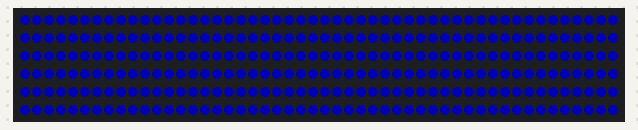
The sketch below on a simulated Arduino Uno, built with avr-gcc and run on an emulated ATmega328P. On the bench: 300 RGB LEDs in strip order, left to right, continuing on the next row. Dim RGB values are drawn brighter than linear; random numbers use the default seed unless the sketch sets one.

Above: at 0.1 s.

The sketch:

combination.ino
```cpp
#include <Adafruit_NeoPixel.h>

#define PIN 6 // the Data Pin for the strip.
#define NUMPIXELS 300 // how many pixels are on the strip

Adafruit_NeoPixel strip1 = Adafruit_NeoPixel(NUMPIXELS, PIN, NEO_GRB + NEO_KHZ800);

int incoming;

void setup() {
  // put your setup code here, to run once:
  strip1.begin();
  strip1.show();
  Serial.begin(115200);

}

void loop() {
  if (Serial.available() > 0) {
    incoming = Serial.read(); // reads the next thing sent on the serial line.
    if (incoming == 'a') {
      Serial.println ("Auto Enabled!");
    }
  }
  for(int b = 0; b < 4; b++){
blink(0,0,64,500);
}
easter(50,79,100);
  for(int b = 0; b < 4; b++){
ripple(0,0,64,6,35);
  }
}

void solidColor(int r, int g, int b){
   for(int i = 0; i < strip1.numPixels(); i++){
    strip1.setPixelColor(i, strip1.Color(r,g,b));
  }

  strip1.show();
}
void blink(int r, int g, int b, int wait) {
  solidColor(r,g,b);
 delay(wait);
 solidColor(0,0,0);
 delay(wait);

}
void easter(int r,int g,int b){
    int num = 0;

  for(int i = strip1.numPixels(); i > 0; i--){
    int R = random(r);
    int G = random(g);
    int B = random(b);
    for(int r = num + 1; r <= i; r++){
      strip1.setPixelColor(r, strip1.Color(R,G,B));
      strip1.show();
      delayMicroseconds(10);
      strip1.setPixelColor(r, strip1.Color(0,0,0));


    }
    strip1.setPixelColor(i, strip1.Color(R,G,B));

     for(int k = i - 1; k >= num; k--){
        strip1.setPixelColor(k, strip1.Color(R,G,B));
        strip1.show();
        delayMicroseconds(10);
        strip1.setPixelColor(k, strip1.Color(0,0,0));
      }

   strip1.setPixelColor(num, strip1.Color(R,G,B));
   num++;


  }
  strip1.show();
}
void ripple(int r, int g, int b, byte magnitude, byte wait){
  for (int s = (magnitude * -2); s < 0; s++){
    if (Serial.available() == 0){
    for (int p = 0; p < strip1.numPixels() + (2 * magnitude); p += (2*magnitude)) {
      for (int i = 0; i < magnitude; i++){
        if ((p+i-s) >= 0 && p+i-s < strip1.numPixels()){
          strip1.setPixelColor(p+i-s, strip1.Color((i*r)/magnitude, (i*g)/magnitude, (i*b)/magnitude));
        }
      }
      for (int i = magnitude; i > 0; i--) {
        if ((p-s+((magnitude * 2) - i)) >= 0 && (p-s+((magnitude * 2) - i)) < strip1.numPixels()){
          strip1.setPixelColor((p-s+((magnitude * 2) - i)), strip1.Color((i*r)/magnitude, (i*g)/magnitude, (i*b)/magnitude));
        }
      }
    }
    strip1.show();
      delay(wait);
    }
  }
}
```
